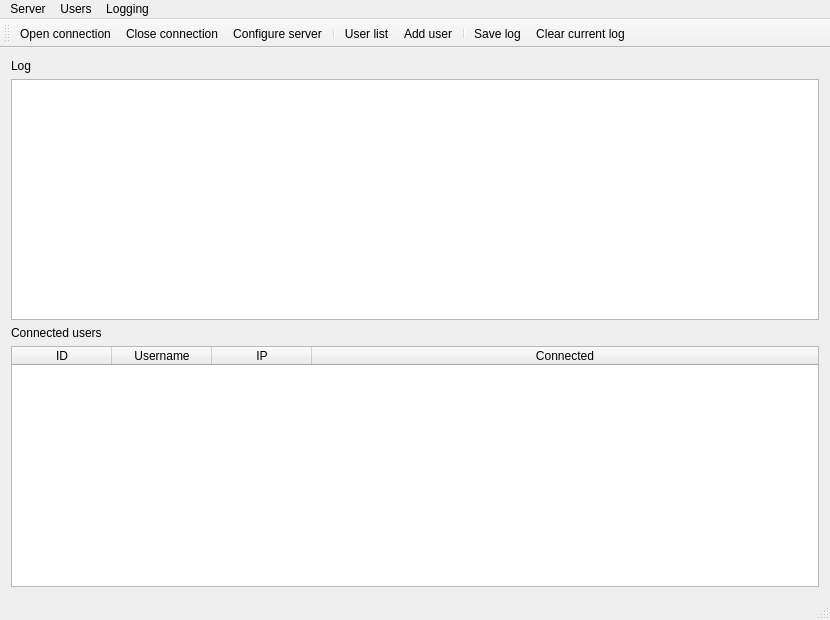
<?xml version="1.0" encoding="UTF-8"?>
<ui version="4.0">
 <class>MainWindow</class>
 <widget class="QMainWindow" name="MainWindow">
  <property name="geometry">
   <rect>
    <x>0</x>
    <y>0</y>
    <width>830</width>
    <height>620</height>
   </rect>
  </property>
  <property name="cursor">
   <cursorShape>ArrowCursor</cursorShape>
  </property>
  <property name="windowTitle">
   <string>Jussie's FTP Server</string>
  </property>
  <property name="layoutDirection">
   <enum>Qt::LeftToRight</enum>
  </property>
  <property name="iconSize">
   <size>
    <width>45</width>
    <height>45</height>
   </size>
  </property>
  <widget class="QWidget" name="centralWidget">
   <layout class="QGridLayout" name="gridLayout">
    <item row="3" column="0">
     <widget class="QTableWidget" name="connectedUsersTable">
      <property name="sortingEnabled">
       <bool>true</bool>
      </property>
      <attribute name="horizontalHeaderCascadingSectionResizes">
       <bool>false</bool>
      </attribute>
      <attribute name="horizontalHeaderShowSortIndicator" stdset="0">
       <bool>true</bool>
      </attribute>
      <attribute name="horizontalHeaderStretchLastSection">
       <bool>true</bool>
      </attribute>
      <attribute name="verticalHeaderCascadingSectionResizes">
       <bool>false</bool>
      </attribute>
      <attribute name="verticalHeaderStretchLastSection">
       <bool>false</bool>
      </attribute>
      <column>
       <property name="text">
        <string>ID</string>
       </property>
      </column>
      <column>
       <property name="text">
        <string>Username</string>
       </property>
      </column>
      <column>
       <property name="text">
        <string>IP</string>
       </property>
      </column>
      <column>
       <property name="text">
        <string>Connected</string>
       </property>
      </column>
     </widget>
    </item>
    <item row="2" column="0">
     <widget class="QLabel" name="label">
      <property name="text">
       <string>Connected users</string>
      </property>
     </widget>
    </item>
    <item row="0" column="0">
     <widget class="QLabel" name="label_2">
      <property name="text">
       <string>Log</string>
      </property>
     </widget>
    </item>
    <item row="1" column="0">
     <widget class="QPlainTextEdit" name="log">
      <property name="readOnly">
       <bool>true</bool>
      </property>
     </widget>
    </item>
   </layout>
  </widget>
  <widget class="QToolBar" name="mainToolBar">
   <property name="layoutDirection">
    <enum>Qt::LeftToRight</enum>
   </property>
   <property name="allowedAreas">
    <set>Qt::AllToolBarAreas</set>
   </property>
   <property name="orientation">
    <enum>Qt::Horizontal</enum>
   </property>
   <property name="iconSize">
    <size>
     <width>45</width>
     <height>45</height>
    </size>
   </property>
   <attribute name="toolBarArea">
    <enum>TopToolBarArea</enum>
   </attribute>
   <attribute name="toolBarBreak">
    <bool>false</bool>
   </attribute>
   <addaction name="actionOpen_connection"/>
   <addaction name="actionClose_connection"/>
   <addaction name="actionConfigure_server"/>
   <addaction name="separator"/>
   <addaction name="actionUser_list"/>
   <addaction name="actionAdd_user"/>
   <addaction name="separator"/>
   <addaction name="actionSave_log"/>
   <addaction name="actionClear_current_log"/>
  </widget>
  <widget class="QStatusBar" name="statusBar"/>
  <widget class="QMenuBar" name="menuBar">
   <property name="geometry">
    <rect>
     <x>0</x>
     <y>0</y>
     <width>830</width>
     <height>25</height>
    </rect>
   </property>
   <widget class="QMenu" name="menuServer">
    <property name="title">
     <string>Server</string>
    </property>
    <addaction name="actionOpen_connection"/>
    <addaction name="actionClose_connection"/>
    <addaction name="separator"/>
    <addaction name="actionConfigure_server"/>
   </widget>
   <widget class="QMenu" name="menuUsers">
    <property name="title">
     <string>Users</string>
    </property>
    <addaction name="actionUser_list"/>
    <addaction name="actionAdd_user"/>
   </widget>
   <widget class="QMenu" name="menuLogging">
    <property name="title">
     <string>Logging</string>
    </property>
    <addaction name="actionSave_log"/>
    <addaction name="actionClear_current_log"/>
   </widget>
   <addaction name="menuServer"/>
   <addaction name="menuUsers"/>
   <addaction name="menuLogging"/>
  </widget>
  <action name="actionOpen_connection">
   <property name="icon">
    <iconset resource="icons.qrc">
     <normaloff>:/icons/icons/openCon.png</normaloff>:/icons/icons/openCon.png</iconset>
   </property>
   <property name="text">
    <string>Open connection</string>
   </property>
  </action>
  <action name="actionClose_connection">
   <property name="icon">
    <iconset resource="icons.qrc">
     <normaloff>:/icons/icons/closeCon.png</normaloff>:/icons/icons/closeCon.png</iconset>
   </property>
   <property name="text">
    <string>Close connection</string>
   </property>
  </action>
  <action name="actionUser_list">
   <property name="icon">
    <iconset resource="icons.qrc">
     <normaloff>:/icons/icons/users-group.png</normaloff>:/icons/icons/users-group.png</iconset>
   </property>
   <property name="text">
    <string>User list</string>
   </property>
  </action>
  <action name="actionAdd_user">
   <property name="icon">
    <iconset resource="icons.qrc">
     <normaloff>:/icons/icons/new-user.png</normaloff>:/icons/icons/new-user.png</iconset>
   </property>
   <property name="text">
    <string>Add user</string>
   </property>
  </action>
  <action name="actionSave_log">
   <property name="icon">
    <iconset resource="icons.qrc">
     <normaloff>:/icons/icons/log.png</normaloff>:/icons/icons/log.png</iconset>
   </property>
   <property name="text">
    <string>Save log</string>
   </property>
  </action>
  <action name="actionClear_current_log">
   <property name="icon">
    <iconset resource="icons.qrc">
     <normaloff>:/icons/icons/clearlog.png</normaloff>:/icons/icons/clearlog.png</iconset>
   </property>
   <property name="text">
    <string>Clear current log</string>
   </property>
  </action>
  <action name="actionConfigure_server">
   <property name="icon">
    <iconset resource="icons.qrc">
     <normaloff>:/icons/icons/configure.png</normaloff>:/icons/icons/configure.png</iconset>
   </property>
   <property name="text">
    <string>Configure server</string>
   </property>
  </action>
 </widget>
 <layoutdefault spacing="6" margin="11"/>
 <resources>
  <include location="icons.qrc"/>
 </resources>
 <connections/>
</ui>
